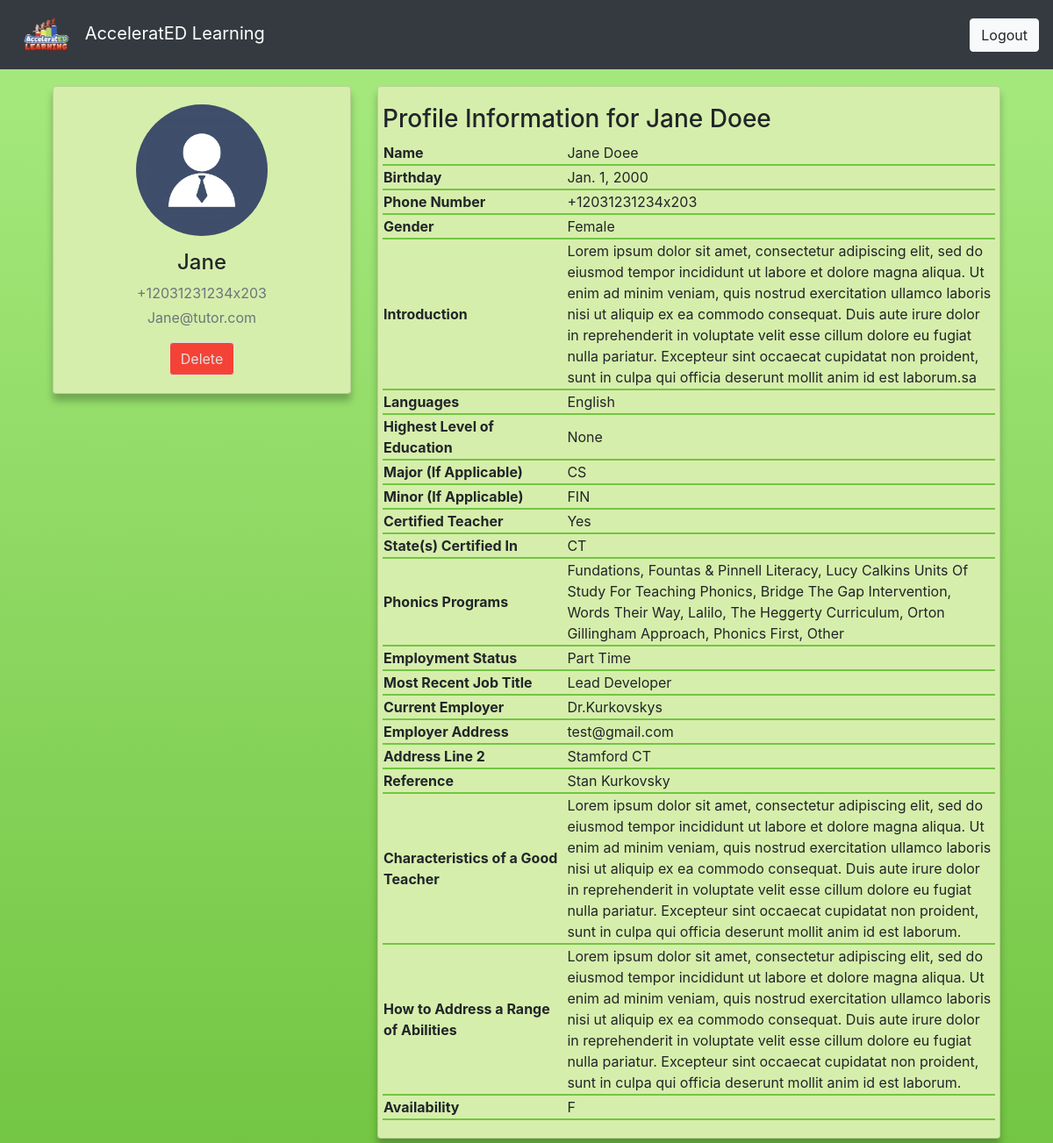
Page /owner/profile/1 on the committed database.
### tutor/models.py (models this page shows, shortened)
class User(AbstractUser):
    username = None
    email = models.EmailField(_('email address'), unique=True)
    USERNAME_FIELD = 'email'
    REQUIRED_FIELDS = []
    objects = UserManager()

class Tutor(models.Model):
    PHONICS_CHOICES = (
        ('Fundations', 'Fundations'),
        ('Fountas & Pinnell Literacy', 'Fountas & Pinnell Literacy'),
        ('Lucy Calkins Units Of Study For Teaching Phonics',
         'Lucy Calkins Units Of Study For Teaching Phonics'),
        ('Bridge The Gap Intervention', 'Bridge The Gap Intervention'),
        ('Words Their Way', 'Words Their Way'),
        ('Lalilo', 'Lalilo'),
        ('The Heggerty Curriculum', 'The Heggerty Curriculum'),
        ('Orton Gillingham Approach', 'Orton Gillingham Approach'),
        ('Phonics First', 'Phonics First'),
        ('Other', 'Other')
    )
    EMPLOYMENT_CHOICES = (
        ('Full Time', 'Full Time'),
        ('Part Time', 'Part Time'),
        ('College Student', 'College Student'),
        ('Retired', 'Retired'),
        ('Other', 'Other')
    )
    STATE_CHOICES = (
        (
            ('AL','AL'),
            ('AK','AK'),
            ('AR','AR'),
            ('AZ','AZ'),
            ('CA','CA'),
            ('CO','CO'),
            ('CT','CT'),
            ('DC','DC'),
            ('DE','DE'),
            ('FL','FL'),
            ('GA','GA'),
            ('HI','HI'),
            ('IA','IA'),
            ('ID','ID'),
            ('IL','IL'),
            ('IN','IN'),
            ('KS','KS'),
            ('KY','KY'),
            ('LA','LA'),
            ('MA','MA'),
            ('MD','MD'),
            ('ME','ME'),
            ('MI','MI'),
            ('MN','MN'),
            ('MO','MO'),
            ('MS','MS'),
            ('MT','MT'),
            ('NC','NC'),
            ('NE','NE'),
            ('NH','NH'),
            ('NJ','NJ'),
            ('NM','NM'),
            ('NV','NV'),
            ('NY','NY'),
            ('ND','ND'),
            ('OH','OH'),
            ('OK','OK'),
            ('OR','OR'),
            ('PA','PA'),
            ('RI','RI'),
            ('SC','SC'),
            ('SD','SD'),
            ('TN','TN'),
            ('TX','TX'),
            ('UT','UT'),
            ('VT','VT'),
            ('VA','VA'),
            ('WA','WA'),
            ('WI','WI'),
            ('WV','WV'),
            ('WY','WY'),
            ('None','None')
        )
    )
    LANGUAGE_CHOICES = (
        ('English', 'English'),
        ('Spanish', 'Spanish'),
        ('Chinese', 'Chinese'),
        ('Other', 'Other'),
    )
    GENDER_CHOICES = (
        ('Male', 'Male'),
        ('Female', 'Female'),
        ('Non-Binary', 'Non-Binary'),
        ('Other', 'Other')
    )
    DEGREE_CHOICES = (
        ('None', 'None'),
        ('College Student', 'Currently Enrolled In College'),
        ('A.A./A.S.', 'Associate\'s Degree'),
        ('Technical Certification', 'Technical Certification'),
        ('B.A./B.S.', 'Bachelor\'s Degree'),
        ('M.A./M.S./M.Ed.', 'Master\'s Degree'),
        ('Ed.S.', 'Education Specialist/6th Year/Etc . . .'),
        ('Ed.D./Ph.D.', 'Doctorate or Higher')
    )
    YESNO = (
        ('Yes', 'Yes'),
        ('No', 'No')
    )
    AVAILABILITY_CHOICES = (
        ('AM', 'Part Time AM'),
        ('PM', 'Part Time PM'),
        ('Full Time', 'Full Time (AM and PM)')
    )
    email = models.OneToOneField(User, on_delete=models.CASCADE)
    firstname = models.CharField(max_length=20, blank=True, verbose_name='First Name')
    lastname = models.CharField(max_length=20, blank=True, verbose_name='Last Name')
    birthday = models.DateField(auto_now=False, null=True, blank=True)
    phonenumber = PhoneField(blank=True, verbose_name='Phone Number')
    gender = models.CharField(max_length=10, choices=GENDER_CHOICES, blank=True, default='None')
    introduction = models.TextField(max_length=1500, blank=True, verbose_name='Introduction (Describe Yourself in 200 Words or Less)')
    languages = MultiSelectField(choices=LANGUAGE_CHOICES, blank=True, default="None", verbose_name='Languages Spoken Fluently')
    education = models.CharField(max_length=60, choices=DEGREE_CHOICES, blank=True, default='None',
    verbose_name='Highest Level of Education')
    major = models.CharField(max_length=20, blank=True, verbose_name='Major (If Applicable)')
    minor = models.CharField(max_length=20, blank=True, verbose_name='Minor (If Applicable)')
    experience = models.CharField(max_length=4, choices=YESNO, blank=True, verbose_name='Are You A Certified Teacher?')
    statecert = models.CharField(max_length=5, choices=STATE_CHOICES, verbose_name='Please Choose The State In Which You are Certified:', default='None')
    phonicsex = MultiSelectField(choices=PHONICS_CHOICES, blank=True, verbose_name='Choose Any Phonics Programs You Have Experience With:')
    employment = models.CharField(max_length=20, choices=EMPLOYMENT_CHOICES, blank=True, verbose_name='Employment Status')
    curremployment = models.CharField(max_length=30, blank=True, verbose_name='Current or Most Recent Job Title (If Applicable)')
    employer = models.CharField(max_length=30, blank=True, verbose_name='Employer (If Applicable)')
    employeraddress = models.CharField(max_length=30, blank=True, verbose_name='Employer Address (If Applicable)')
    employercity = models.CharField(max_length=30, blank=True, verbose_name='City')
    employerstate = models.CharField(max_length=5, choices=STATE_CHOICES, verbose_name='State', default='None')
    employerzip = models.CharField(max_length=30, blank=True, verbose_name='Zip Code')
    currreference = models.CharField(max_length=60, blank=True, verbose_name='Supervisor/Reference Contact Information (If Applicable)')
    teachercharacteristics = models.TextField(max_length=1500, blank=True, verbose_name='What Characteristics Make A Good Teacher: (200 Words or Less)')
    abilitiesquestion = models.TextField(
        max_length=1500, blank=True, verbose_name='How Would You Address A Range Of Abilities In Your Classroom: (200 Words or Less)')
    availability = models.CharField(max_length=20, choices=AVAILABILITY_CHOICES, blank=True, verbose_name='Choose Your Availability:')
    image = models.ImageField(upload_to='images/', blank=True, null=True, verbose_name="")

### owner/views.py (the view)
# urls.py: path('profile/<int:id>', views.profile_view, name='file'),
def profile_view(request, id):
    User = get_user_model()
    user = User.objects.get(id=id)
    return render(request, 'owner/profile.html', {'authenticated': True, "User": user})

### templates/owner/profile.html (shortened to what this page needs)
{% extends 'owner/base.html' %}
{% load crispy_forms_filters %}
{% block body %}
<div class="container">
    <div class="main-body">
        <div class="row gutters-sm">
            <div class="col-md-4 mb-3">
                <div class="card">
                    <div class="card-body">
                        <div class="d-flex flex-column align-items-center text-center">
                            <img src="/media/{{User.tutor.image}}" default-src="/static/images/business-man-profile-vector.jpg" alt="Admin"
                                class="rounded-circle" width="150">
                            <div class="mt-3">
                                <h4>{{User.tutor.firstname}} {{User.User.tutor.lastname}}</h4>
                                <p class="text-secondary mb-1">{{User.tutor.phonenumber}}</p>
                                <p class="text-muted font-size-sm">{{User.tutor.email}}</p>
                                <a href="{% url 'delete' User.id %}" class="btn btn-outline-primary del_btn">Delete</a>
                            </div>
                        </div>
                    </div>
                </div>
            </div>
            <div class="col-md-8">
                <div class="card mb-3">
                    <div class="card-body">
                        <div class="row">
                            <h3>Profile Information for {{User.tutor.firstname}} {{User.tutor.lastname}}</h3>
                        <table style="width:100%">
                            <tr>
                                <th style="width:30%">Name</th>
                                <td>{{User.tutor.firstname}} {{User.tutor.lastname}}</td>
                            </tr>
                            <tr>
                                <th>Birthday</th>
                                <td>{{User.tutor.birthday}}</td>
                            </tr>
                            <tr>
                                <th>Phone Number</th>
                                <td>{{User.tutor.phonenumber}}</td>
                            </tr>
                            <tr>
                                <th>Gender</th>
                                <td>{{User.tutor.gender}}</td>
                            </tr>
                            <tr>
                                <th>Introduction</th>
                                <td>{{User.tutor.introduction}}</td>
                            </tr>
                            <tr>
                                <th>Languages</th>
                                <td>{{User.tutor.languages}}</td>
                            </tr>
                            <tr>
                                <th>Highest Level of Education</th>
                                <td>{{User.tutor.education}}</td>
                            </tr>
                            <tr>
                                <th>Major (If Applicable)</th>
                                <td>{{User.tutor.major}}</td>
                            </tr>
                            <tr>
                                <th>Minor (If Applicable)</th>
                                <td>{{User.tutor.minor}}</td>
                            </tr>
                            <tr>
                                <th>Certified Teacher</th>
                                <td>{{User.tutor.experience}}</td>
                            </tr>
                            <tr>
                                <th>State(s) Certified In</th>
                                <td>{{User.tutor.statecert}}</td>
                            </tr>
                            <tr>
                                <th>Phonics Programs</th>
                                <td>{{User.tutor.phonicsex}}</td>
                            </tr>
                            <tr>
                                <th>Employment Status</th>
                                <td>{{User.tutor.employment}}</td>
                            </tr>
                            <tr>
                                <th>Most Recent Job Title</th>
                                <td>{{User.tutor.curremployment}}</td>
                            </tr>
                            <tr>
                                <th>Current Employer</th>
                                <td>{{User.tutor.employer}}</td>
                            </tr>
                            <tr>
                                <th>Employer Address</th>
                                <td>{{User.tutor.employeraddress}}</td>
                            </tr>
                            <tr>
                                <th>Address Line 2</th>
                                <td>{{User.tutor.employercity}} {{User.tutor.employerstate}} {{tutor.employerzip}}</td>
                            </tr>
                            <tr>
                                <th>Reference</th>
                                <td>{{User.tutor.currreference}}</td>
                            </tr>
                            <tr>
                                <th>Characteristics of a Good Teacher</th>
                                <td>{{User.tutor.teachercharacteristics}}</td>
                            </tr>
                            <tr>
                                <th>How to Address a Range of Abilities</th>
                                <td>{{User.tutor.abilitiesquestion}}</td>
                            </tr>
                            <tr>
                                <th>Availability</th>
                                <td>{{User.tutor.availability}}</td>
                            </tr>
                            </table>
                        </div>
                    </div>
                </div>
            </div>
        </div>
    </div>
</div>
{% endblock %}

### static/css/styles.css (style rules this page uses)
html { height: 100%; }
body { height: 100%; margin: 0; background-repeat: no-repeat; background-attachment: fixed; background-image: linear-gradient(#a8eb81,#73c543); padding-top: 50px; overflow-wrap: break-word; }
.card { box-shadow: 0 8px 8px 0 #00000040; background-color: #d6eeab; margin-bottom: 20px; overflow-wrap: break-word; }
tr { border-bottom: 2px solid #73c543; }
.del_btn { color: #e0e0e0; background-color: #f44336; border-color: #e0e0e0; }

### rows in the picture
User: tutor.image (picture), tutor.firstname "Jane", tutor.phonenumber "+12031231234x203", tutor.email "Jane@tutor.com", tutor.lastname "Doee", tutor.birthday "Jan. 1, 2000", tutor.gender "Female", tutor.introduction "Lorem ipsum dolor sit amet, consectetur adipiscing elit, sed do eiusmod tempor incididunt ut labore et dolore magna aliqua. Ut enim ad minim veniam, quis nostrud exercitation ullamco laboris nisi ut aliquip ex ea commodo consequat. Duis aute irure dolor in reprehenderit in voluptate velit esse cillum dolore eu fugiat nulla pariatur. Excepteur sint occaecat cupidatat non proident, sunt in culpa qui officia deserunt mollit anim id est laborum.sa", tutor.languages "English", tutor.education "None", tutor.major "CS", tutor.minor "FIN", tutor.experience "Yes", tutor.statecert "CT", tutor.phonicsex "Fundations, Fountas & Pinnell Literacy, Lucy Calkins Units Of Study For Teaching Phonics, Bridge The Gap Intervention, Words Their Way, Lalilo, The Heggerty Curriculum, Orton Gillingham Approach, Phonics First, Other", tutor.employment "Part Time", tutor.curremployment "Lead Developer", tutor.employer "Dr.Kurkovskys", tutor.employeraddress "test@gmail.com", tutor.employercity "Stamford", tutor.employerstate "CT", tutor.currreference "Stan Kurkovsky", tutor.teachercharacteristics "Lorem ipsum dolor sit amet, consectetur adipiscing elit, sed do eiusmod tempor incididunt ut labore et dolore magna aliqua. Ut enim ad minim veniam, quis nostrud exercitation ullamco laboris nisi ut aliquip ex ea commodo consequat. Duis aute irure dolor in reprehenderit in voluptate velit esse cillum dolore eu fugiat nulla pariatur. Excepteur sint occaecat cupidatat non proident, sunt in culpa qui officia deserunt mollit anim id est laborum.", tutor.abilitiesquestion "Lorem ipsum dolor sit amet, consectetur adipiscing elit, sed do eiusmod tempor incididunt ut labore et dolore magna aliqua. Ut enim ad minim veniam, quis nostrud exercitation ullamco laboris nisi ut aliquip ex ea commodo consequat. Duis aute irure dolor in reprehenderit in voluptate velit esse cillum dolore eu fugiat nulla pariatur. Excepteur sint occaecat cupidatat non proident, sunt in culpa qui officia deserunt mollit anim id est laborum.", tutor.availability "F"
